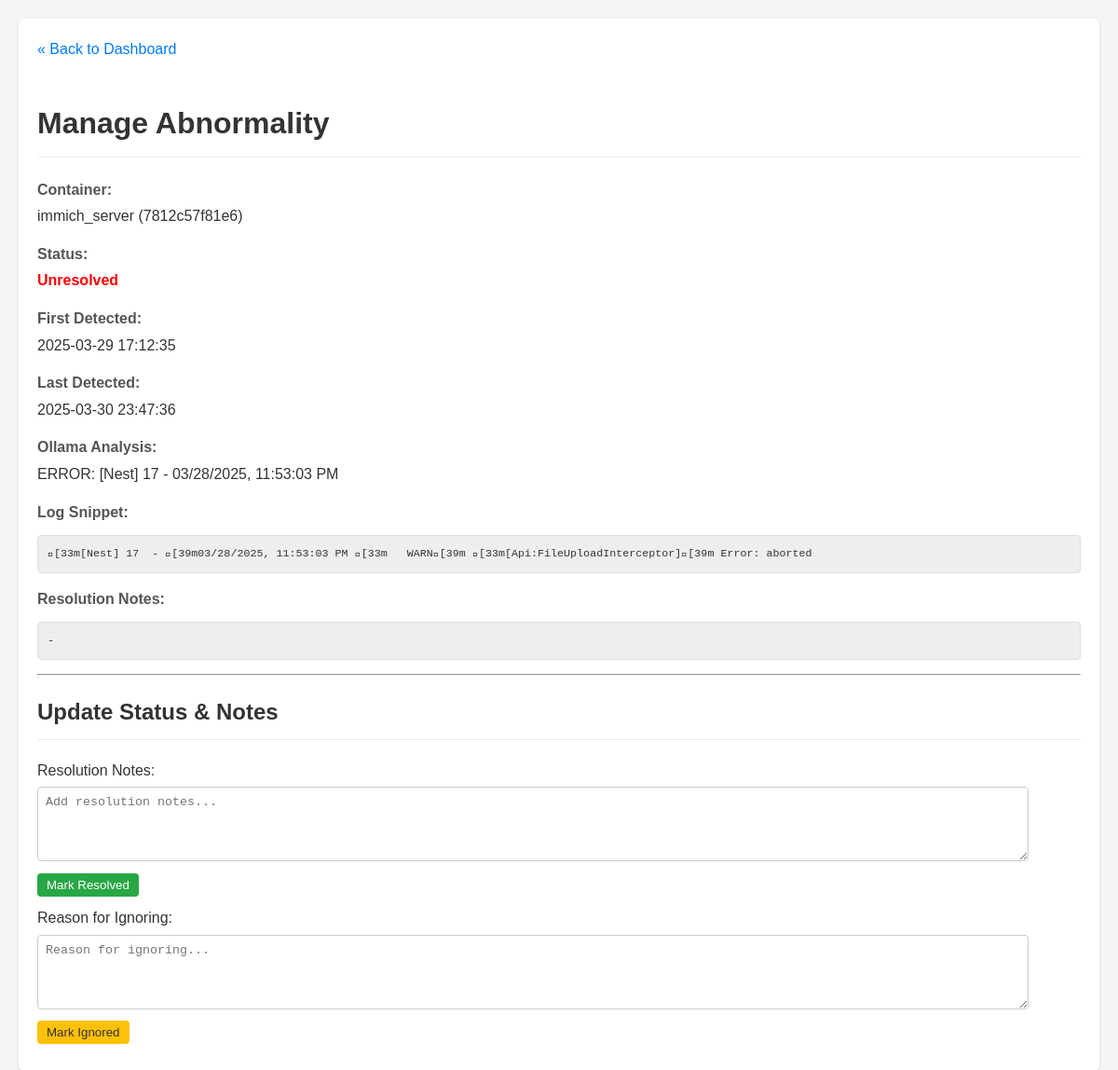
The app's page /manage/17 with its own data.
### tables this page shows
CREATE TABLE abnormalities (
                id INTEGER PRIMARY KEY AUTOINCREMENT,
                container_name TEXT NOT NULL,
                container_id TEXT NOT NULL,
                log_snippet TEXT NOT NULL,
                ollama_analysis TEXT,
                first_detected_timestamp TEXT,
                last_detected_timestamp TEXT,
                status TEXT DEFAULT 'unresolved',
                resolution_notes TEXT,
                UNIQUE(container_id, log_snippet)
            );

### routes/ui_routes.py (the view, shortened to what this page needs)
@ui_bp.route('/manage/<int:abnormality_id>', methods=['GET', 'POST'])
def manage_abnormality(abnormality_id):
    abnormality = db.get_abnormality_by_id(abnormality_id)
    if not abnormality:
        flash(f'Abnormality ID {abnormality_id} not found.', 'error')
        return redirect(url_for('ui.index')) # Use blueprint prefix
    current_color_settings = {}
    try:
        with current_app.settings_lock:
             app_settings_local = getattr(current_app, 'app_settings', {})
             current_color_settings = {k: v for k, v in app_settings_local.items() if k.startswith('color_')}
        return render_template('manage.html', abnormality=abnormality, color_settings=current_color_settings)
    except AttributeError as e:
        logging.exception(f"Failed to access shared state via current_app attribute in manage route! Missing attribute: {e}")
        flash(f"Error: Application state attribute not found ({e}). Check logs.", "error")
        return redirect(url_for('ui.index'))
    except Exception as e:
        logging.exception(f"Unexpected error in manage route processing: {e}")
        flash(f"Error: An unexpected error occurred loading manage page ({e}). Check logs.", "error")
        return redirect(url_for('ui.index'))

### db.py (called while the page is built)
def _parse_iso_datetime(iso_string):
    if not iso_string: return None
    try:
        if 'Z' in iso_string:
             dt = datetime.datetime.fromisoformat(iso_string.replace('Z', '+00:00'))
        elif '+' in iso_string or '-' in iso_string[10:]: # Check for timezone offset
             dt = datetime.datetime.fromisoformat(iso_string)
        else:
             dt = datetime.datetime.fromisoformat(iso_string).replace(tzinfo=timezone.utc)
        return dt.astimezone(timezone.utc) # Ensure it's always UTC
    except (ValueError, TypeError) as e:
        logging.warning(f"Could not parse ISO timestamp '{iso_string}': {e}. Returning as string.")
        return iso_string

def get_db():
    try:
        os.makedirs(DATABASE_DIR, exist_ok=True)
    except OSError as e:
        logging.error(f"Could not create database directory {DATABASE_DIR}: {e}")
    conn = sqlite3.connect(DATABASE, detect_types=sqlite3.PARSE_DECLTYPES | sqlite3.PARSE_COLNAMES)
    conn.row_factory = sqlite3.Row
    return conn

def _row_to_dict_with_parsed_dates(row):
    if not row: return None
    item = dict(row)
    item['first_detected_timestamp'] = _parse_iso_datetime(item.get('first_detected_timestamp'))
    item['last_detected_timestamp'] = _parse_iso_datetime(item.get('last_detected_timestamp'))
    return item

def get_abnormality_by_id(abnormality_id):
    conn = get_db(); cursor = conn.cursor()
    try:
        cursor.execute("SELECT * FROM abnormalities WHERE id = ?", (abnormality_id,));
        row = cursor.fetchone();
        return _row_to_dict_with_parsed_dates(row)
    except sqlite3.Error as e: logging.error(f"Error fetching abnormality by ID {abnormality_id}: {e}"); return None
    finally: conn.close()

### templates/manage.html (shortened to what this page needs)
<!DOCTYPE html>
<html lang="en">
<head>
    <link rel="stylesheet" href="{{ url_for('static', filename='style.css') }}">
</head>
<body>
    <div class="container">
        <a href="{{ url_for('ui.index') }}" class="back-link">« Back to Dashboard</a>
        <h1>Manage Abnormality</h1>
        {% if abnormality %}
            <div class="detail-item">
                <strong>Container:</strong> {{ abnormality.container_name }} ({{ abnormality.container_id[:12] }})
            </div>
            <div class="detail-item">
                <strong>Status:</strong> <span class="status-{{ abnormality.status }}">{{ abnormality.status.capitalize() }}</span>
            </div>
             <div class="detail-item">
                <strong>First Detected:</strong> {{ abnormality.first_detected_timestamp.strftime('%Y-%m-%d %H:%M:%S') if abnormality.first_detected_timestamp else 'N/A' }}
            </div>
             <div class="detail-item">
                <strong>Last Detected:</strong> {{ abnormality.last_detected_timestamp.strftime('%Y-%m-%d %H:%M:%S') if abnormality.last_detected_timestamp else 'N/A' }}
            </div>
             <div class="detail-item">
                <strong>Ollama Analysis:</strong> {{ abnormality.ollama_analysis }}
            </div>
            <div class="detail-item">
                <strong>Log Snippet:</strong> <pre>{{ abnormality.log_snippet }}</pre>
            </div>
             <div class="detail-item">
                <strong>Resolution Notes:</strong>
                <pre>{{ abnormality.resolution_notes if abnormality.resolution_notes else '-' }}</pre>
            </div>
            <hr>
            <h2>Update Status & Notes</h2>
            <div class="actions">
                {% if abnormality.status == 'unresolved' or abnormality.status == 'ignored' %}
                <form method="POST" action="{{ url_for('ui.manage_abnormality', abnormality_id=abnormality.id) }}">
                    <label for="notes_resolve">Resolution Notes:</label><br>
                    <textarea id="notes_resolve" name="notes" placeholder="Add resolution notes...">{{ abnormality.resolution_notes if abnormality.resolution_notes else '' }}</textarea><br>
                    <button type="submit" class="button-resolve">Mark Resolved</button>
                </form>
                {% endif %}
                {% if abnormality.status == 'unresolved' or abnormality.status == 'resolved' %}
                 <form method="POST" action="{{ url_for('ui.manage_abnormality', abnormality_id=abnormality.id) }}">
                    <label for="notes_ignore">Reason for Ignoring:</label><br>
                    <textarea id="notes_ignore" name="notes" placeholder="Reason for ignoring...">{{ abnormality.resolution_notes if abnormality.resolution_notes else '' }}</textarea><br>
                    <button type="submit" class="button-ignore">Mark Ignored</button>
                </form>
                {% endif %}
            </div>
        {% else %}
            <p>Abnormality details not found.</p>
        {% endif %}
    </div>
</body>
</html>

### static/style.css (style rules this page uses)
body { font-family: sans-serif; line-height: 1.6; margin: 20px; background-color: #f4f4f4; }
h1, h2 { color: #333; }
.container { background: #fff; padding: 20px; border-radius: 8px; box-shadow: 0 2px 4px rgba(0,0,0,0.1); }
pre { background: #eee; padding: 10px; border-radius: 4px; white-space: pre-wrap; word-wrap: break-word; font-size: 0.9em; max-height: 200px; overflow-y: auto; }
.status-unresolved { color: red; font-weight: bold; }
.actions form { display: block; margin-bottom: 10px; }
.actions textarea { width: 95%; margin-top: 5px; box-sizing: border-box; height: 50px; }
.actions button { padding: 5px 10px; cursor: pointer; margin-top: 5px; }

### templates/manage.html (style rules this page uses)
body { font-family: sans-serif; line-height: 1.6; margin: 20px; background-color: #f4f4f4; color: #333; }
.container { background: #fff; padding: 20px; border-radius: 8px; box-shadow: 0 2px 4px rgba(0,0,0,0.1); margin-bottom: 20px; }
h1, h2 { color: #333; border-bottom: 1px solid #eee; padding-bottom: 10px; }
pre { background: #eee; padding: 10px; border-radius: 4px; white-space: pre-wrap; word-wrap: break-word; font-size: 0.9em; max-height: 200px; overflow-y: auto; border: 1px solid #ddd; }
.detail-item { margin-bottom: 15px; }
.detail-item strong { display: block; color: #555; margin-bottom: 3px; }
.status-unresolved { color: red; font-weight: bold; }
textarea { width: 95%; margin-top: 5px; min-height: 80px; padding: 8px; border: 1px solid #ccc; border-radius: 4px; }
button { padding: 8px 15px; cursor: pointer; border: none; border-radius: 4px; margin-right: 10px; margin-top: 10px; }
.button-resolve { background-color: #28a745; color: white; }
.button-ignore { background-color: #ffc107; color: #333; }
.actions form { margin-bottom: 10px; }
.back-link { display: inline-block; margin-bottom: 20px; color: #007bff; text-decoration: none; }

### records on screen
abnormalities: container_name "immich_server", status "Unresolved", ollama_analysis "ERROR: [Nest] 17 - 03/28/2025, 11:53:03 PM", log_snippet "\u001b[33m[Nest] 17 - \u001b[39m03/28/2025, 11:53:03 PM \u001b[33m WARN\u001b[39m \u001b[33m[Api:FileUploadInterceptor]\u001b[39m Error: aborted"

### other values on screen
{{ abnormality.container_id[:12] }} "7812c57f81e6"
{{ abnormality.resolution_notes if abnormality.resolution_notes else '-' }} "-"
